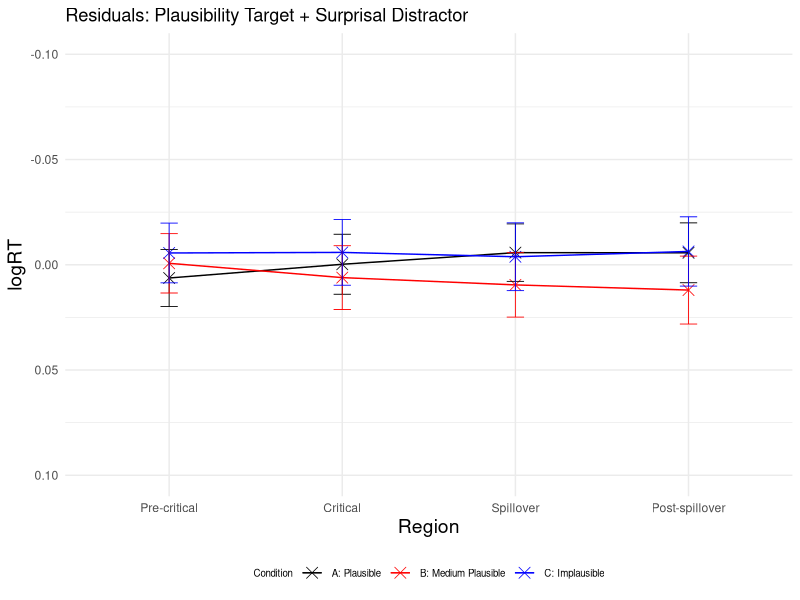
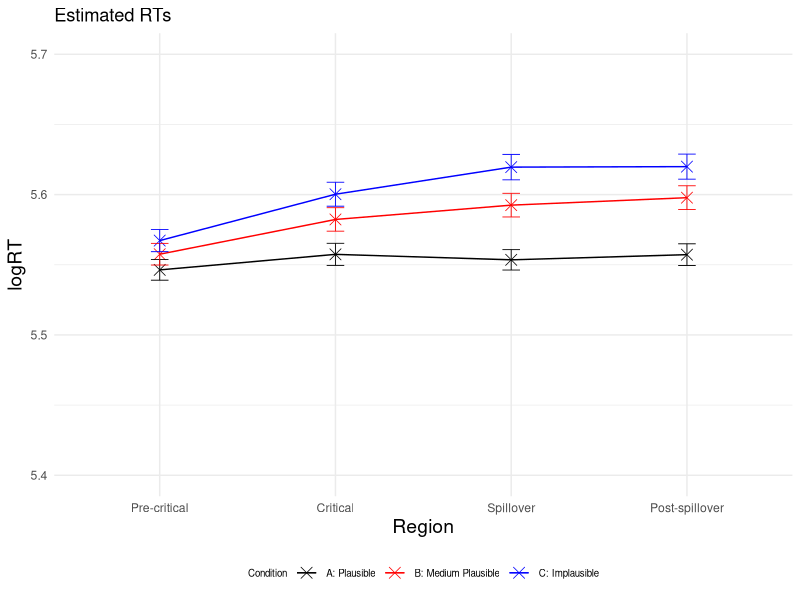
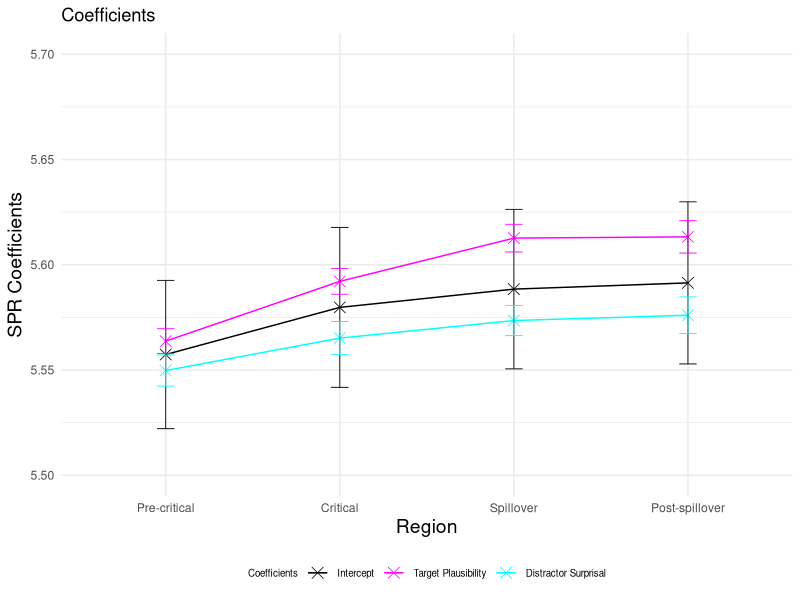
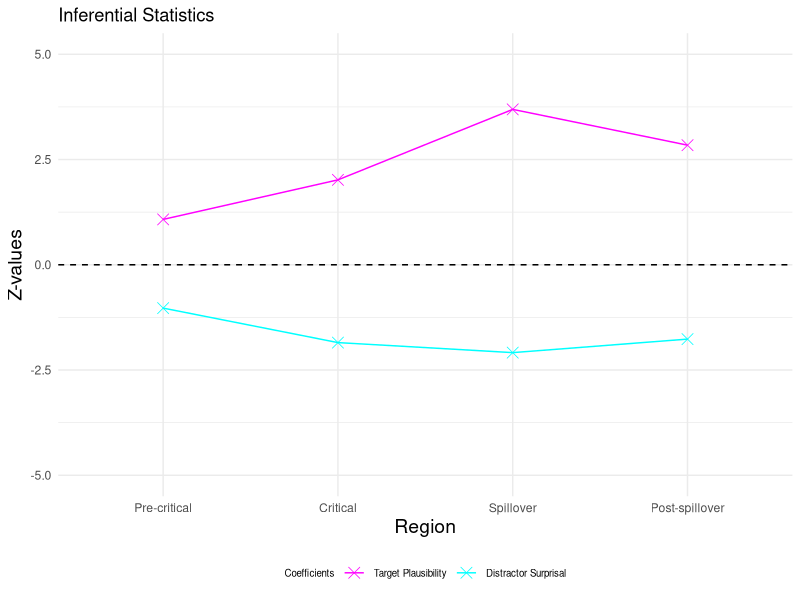
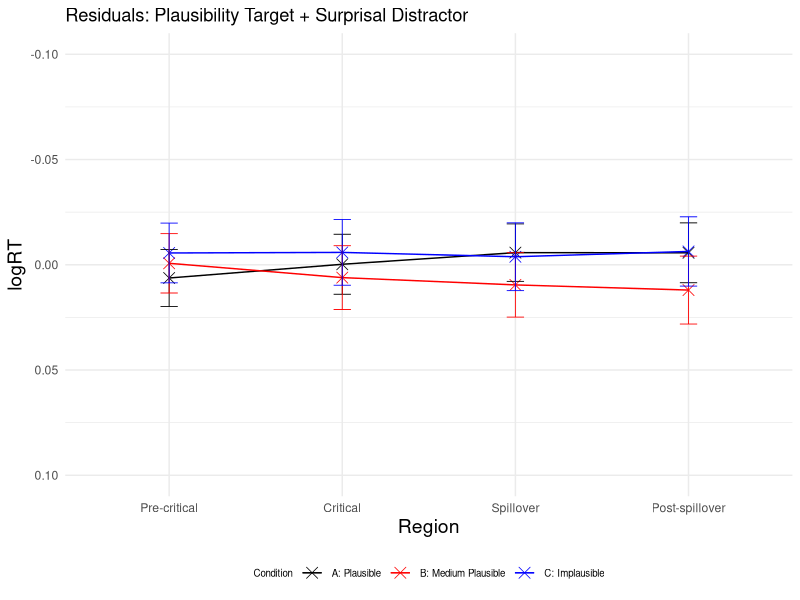
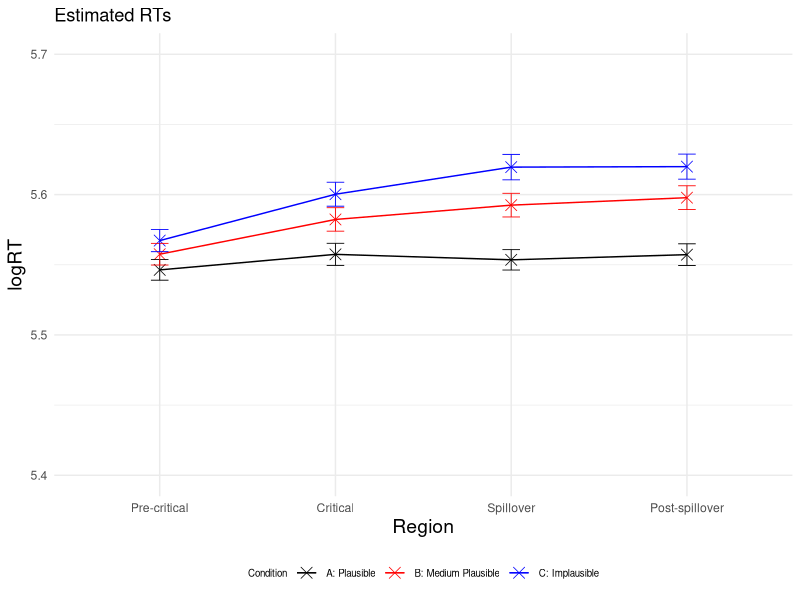
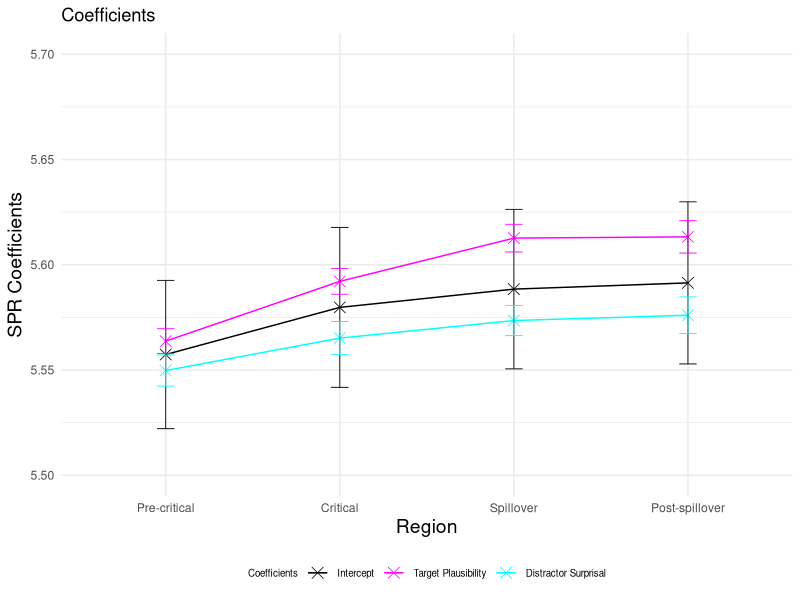
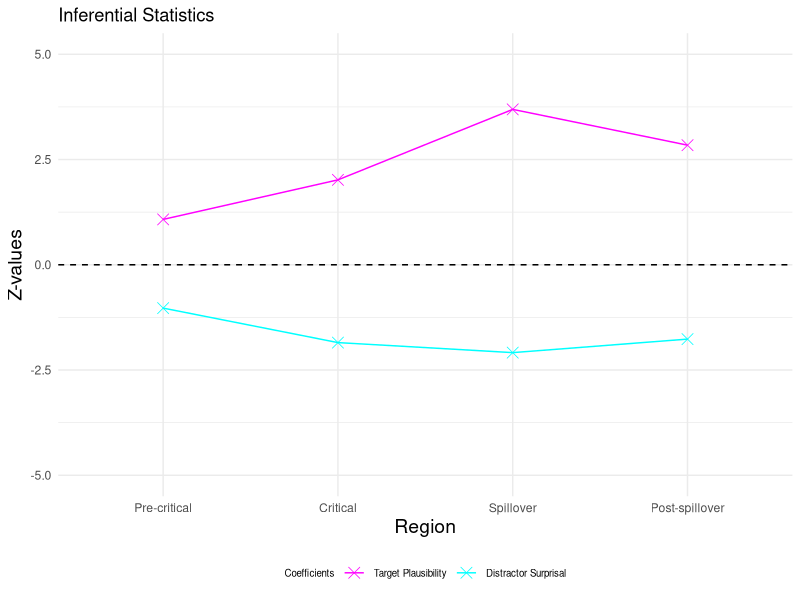

These figures' R source, in order:
### LMER Analysis ###

# load packages
library(lme4) 
library(lmerTest) #for printing p-values (results are the same like when using lme4, but causes error message that model failed to converge)
library(dplyr)
library(ggplot2)

setwd("~/Downloads/Master_Thesis/3_SPR_Study/Results_SPR_Plaus_Leo_LM/")

GP6 <- read.csv("GP6SPR_processed.csv") #read file after removing outliers

# create empty tables to add later residuals, estimated logRTs, p-values and coefficients
residuals <- data.frame(
  Region = character(0),
  Condition = character(0),
  Residual = numeric(0),
  SE_Residual = numeric(0)
)

logRT_estimated <- data.frame(
  Region = character(0),
  Condition = character(0),
  Estimated_logRT = numeric(0),
  SE_Estimated = numeric(0)
)

p_values <- data.frame(
  Region = character(0),
  p_value_plausibility_target = numeric(0),
  p_value_surprisal_distractor = numeric(0)
)

SPR_coefficients <- data.frame(
  Region = character(0),
  Estimate = character(0),
  Estimate_value = numeric(0),
  Estimate_error = numeric(0),
  Z_value = numeric(0)
)


# define regions and conditions
regions <- c("Pre-critical", "Critical", "Spillover", "Post-spillover") 
conditions <- c("A", "B", "C") 


### loop through each of the 4 regions ###
for (region in regions) 
{
  # take subset for each region (precritical, critical, spillover, postspillover)
  region_subset <- subset(GP6, Region == region)

  # standardise predictors (target plausibility (per-trial) and distractor surprisal (pre-test))
  region_subset$scaled_Plaus_per_region <- scale(region_subset$Plaus_target_avg)
  region_subset$scaled_Surprisaldist_per_region <- scale(region_subset$LeoLM_dist)
  
  # invert predictor target plausibility
  region_subset$inverted_scaled_Plaus_per_region <- (region_subset$scaled_Plaus_per_region) * (-1)
  
  #log transform reading times
  region_subset$logRT_per_region <- log(region_subset$ReadingTime)
  
  
  # fit linear mixed-effects regression model for each region
  model_per_region <- lmerTest::lmer(logRT_per_region ~ inverted_scaled_Plaus_per_region + scaled_Surprisaldist_per_region + 
                              (1 + inverted_scaled_Plaus_per_region + scaled_Surprisaldist_per_region | Subject) + 
                              (1 + inverted_scaled_Plaus_per_region + scaled_Surprisaldist_per_region | Item), data = region_subset)
  
  # print summary of the model
  summary_per_region <- summary(model_per_region)
  print(summary_per_region)
  
  # calculate p-values
  p_values_per_region <- summary_per_region$coefficients[, "Pr(>|t|)"]
  new_row_p_value <- data.frame(Region = region, 
                                p_value_plausibility_target = p_values_per_region[2], 
                                p_value_surprisal_distractor = p_values_per_region[3])
  p_values <- rbind(p_values, new_row_p_value) # add to p-values table
  
  # extract intercept and coefficients (target plausibility and distractor surprisal) added to intercept
  coefficients_per_region <- summary_per_region$coefficients
  intercept <- coefficients_per_region["(Intercept)", 1]
  plaus_target_coeff <- coefficients_per_region["(Intercept)", 1] + coefficients_per_region["inverted_scaled_Plaus_per_region", 1]
  surprisal_distractor_coeff <- coefficients_per_region["(Intercept)", 1] + coefficients_per_region["scaled_Surprisaldist_per_region", 1]
  
  # add error bars for intercept and coefficients (target plausibility and distractor surprisal) 
  new_row_coefficient <- data.frame(Region = region, 
                                    Estimate = "Intercept", 
                                    Estimate_value = intercept, 
                                    Estimate_error = coefficients_per_region["(Intercept)", 2],
                                    Z_value = 0)
  SPR_coefficients <- rbind(SPR_coefficients, new_row_coefficient) # add to coefficients table
  
  new_row_coefficient <- data.frame(Region = region,
                                    Estimate = "Plausability",
                                    Estimate_value = plaus_target_coeff,
                                    Estimate_error = coefficients_per_region["inverted_scaled_Plaus_per_region", 2],
                                    Z_value = coefficients_per_region["inverted_scaled_Plaus_per_region", 1] / coefficients_per_region["inverted_scaled_Plaus_per_region", 2])
  SPR_coefficients <- rbind(SPR_coefficients, new_row_coefficient) # add to coefficients table
  
  new_row_coefficient <- data.frame(Region = region,
                                    Estimate = "Surprisal", 
                                    Estimate_value = surprisal_distractor_coeff, 
                                    Estimate_error = coefficients_per_region["scaled_Surprisaldist_per_region", 2],
                                    Z_value = coefficients_per_region["scaled_Surprisaldist_per_region", 1] / coefficients_per_region["scaled_Surprisaldist_per_region", 2])
  SPR_coefficients <- rbind(SPR_coefficients, new_row_coefficient) # add to coefficients table
  
  
  
  ### loop through each of the 3 conditions ###
  for (condition in conditions)
  {
    # extract subset for each condition
    region_per_condition <- subset(region_subset, Condition == condition)
    # predict logRTs for each condition separately, within each of the 4 regions
    region_per_condition$region_per_condition_Predicted <- predict(model_per_region, newdata = region_per_condition,  type = "response")
    
    # print observed mean logRTs
    region_per_condition_logRT_observed <- mean(region_per_condition$logRT_per_region)

    # print estimated mean logRTs
    region_per_condition_logRT_estimated <- mean(region_per_condition$region_per_condition_Predicted, na.rm = TRUE)
    
    # calculate residuals (observed logRTs - estimated logRTs)
    Residual_region_per_condition <- mean(region_per_condition$logRT_per_region) - mean(region_per_condition$region_per_condition_Predicted, na.rm = TRUE)

    # calculate standard error for residuals
    SE_residuals_region_per_condition <- sqrt(sd(region_per_condition$logRT, na.rm = TRUE)^2/length(region_per_condition$logRT) + sd(region_per_condition$region_per_condition_Predicted, na.rm = TRUE)^2/length(region_per_condition$region_per_condition_Predicted))
    
    # add to residuals table
    new_row_residuals <- data.frame(Region = region, Condition = condition, Residual = Residual_region_per_condition, SE_Residual = SE_residuals_region_per_condition)
    residuals <- rbind(residuals, new_row_residuals)
    
    # calculate standard error for estimated logRTs
    SE_estimated_region_per_condition <- sd(region_per_condition$region_per_condition_Predicted, na.rm = TRUE) / sqrt(length(region_per_condition$region_per_condition_Predicted)) 
    
    # add to estimated logRTs table
    new_row_logRT_estimated <- data.frame(Region = region, Condition = condition, Estimated_logRT = region_per_condition_logRT_estimated, SE_Estimated = SE_estimated_region_per_condition)
    logRT_estimated <- rbind(logRT_estimated, new_row_logRT_estimated)
  }
}



### VISUALIZATIONS ###

# Create a line plot for residuals
p <- ggplot(residuals, aes(x = factor(Region, levels = c("Pre-critical", "Critical", "Spillover", "Post-spillover")), 
                           y = Residual, color = Condition, group = Condition)) + geom_point(shape = 4, size = 3.5, stroke = 0.4) + geom_line(linewidth=0.5) + ylim (0.10, -0.10)
p <- p + theme_minimal() + geom_errorbar(aes(ymin=Residual-SE_Residual, ymax=Residual+SE_Residual), width=.1, size=0.3) 
p <- p + scale_color_manual(name="Condition", labels=c("A: Plausible", "B: Medium Plausible", "C: Implausible"), values=c("#000000", "#FF0000", "#0000FF"))
p <- p + labs(x="Region", y="logRT", title = "Residuals: Plausibility Target + Surprisal Distractor") 
p <- p + theme(legend.position="bottom", legend.text=element_text(size=7), legend.title=element_text(size=7), axis.title.x = element_text(size = 14), axis.title.y = element_text(size = 14)) 
p 
ggsave("Residuals_Plot.pdf", p, width=4, height=4)


# Create a line plot for estimated logRTs
p <- ggplot(logRT_estimated, aes(x = factor(Region, levels = c("Pre-critical", "Critical", "Spillover", "Post-spillover")), 
                                 y = Estimated_logRT, color = Condition, group = Condition)) + geom_point(shape = 4, size = 3.5, stroke = 0.4) + geom_line(linewidth=0.5) + ylim (5.4, 5.7)
p <- p + theme_minimal() + geom_errorbar(aes(ymin=Estimated_logRT-SE_Estimated, ymax=Estimated_logRT+SE_Estimated), width=.1, size=0.3) 
p <- p + scale_color_manual(name="Condition", labels=c("A: Plausible", "B: Medium Plausible", "C: Implausible"), values=c("#000000", "#FF0000", "#0000FF"))
p <- p + labs(x="Region", y="logRT", title = "Estimated RTs") 
p <- p + theme(legend.position="bottom", legend.text=element_text(size=7), legend.title=element_text(size=7), axis.title.x = element_text(size = 14), axis.title.y = element_text(size = 14)) 
p 
ggsave("Estimated_RTs_Plot.pdf", p, width=4, height=4)


# Plot intercept and coefficients added to intercept
p <- ggplot(SPR_coefficients, aes(x = factor(Region, levels = c("Pre-critical", "Critical", "Spillover", "Post-spillover")), 
                                 y = Estimate_value, color = Estimate, group = Estimate)) + geom_point(shape = 4, size = 3.5, stroke = 0.4) + geom_line(linewidth=0.5) + ylim (5.5, 5.7)
p <- p + theme_minimal() + geom_errorbar(aes(ymin=Estimate_value-Estimate_error, ymax=Estimate_value+Estimate_error), width=.1, size=0.3) 
p <- p + scale_color_manual(name="Coefficients", labels=c("Intercept", "Target Plausibility", "Distractor Surprisal"), values=c("#000000", "#FF00FF", "#00FFFF"))
p <- p + labs(x="Region", y="SPR Coefficients", title = "Coefficients") 
p <- p + theme(legend.position="bottom", legend.text=element_text(size=7), legend.title=element_text(size=7), axis.title.x = element_text(size = 14), axis.title.y = element_text(size = 14)) 
p 
ggsave("Intercept_Coefficients_Plot.pdf", p, width=4, height=4)


# plot effect sizes (z-vaues)
Effect_sizes <- subset(SPR_coefficients, Estimate != 'Intercept')

p <- ggplot(Effect_sizes, aes(x = factor(Region, levels = c("Pre-critical", "Critical", "Spillover", "Post-spillover")), 
                                  y = Z_value, color = Estimate, group = Estimate)) + geom_point(shape = 4, size = 3.5, stroke = 0.4) + geom_line(linewidth=0.5) + ylim (-5, 5)
p <- p + geom_hline(yintercept=0, linetype=2)
p <- p + theme_minimal()
p <- p + scale_color_manual(name="Coefficients", labels=c( "Target Plausibility", "Distractor Surprisal"), values=c("#FF00FF", "#00FFFF"))
p <- p + labs(x="Region", y="Z-values", title = "Inferential Statistics") 
p <- p + theme(legend.position="bottom", legend.text=element_text(size=7), legend.title=element_text(size=7), axis.title.x = element_text(size = 14), axis.title.y = element_text(size = 14)) 
p 
ggsave("Z_values_Plot.pdf", p, width=4, height=4)
